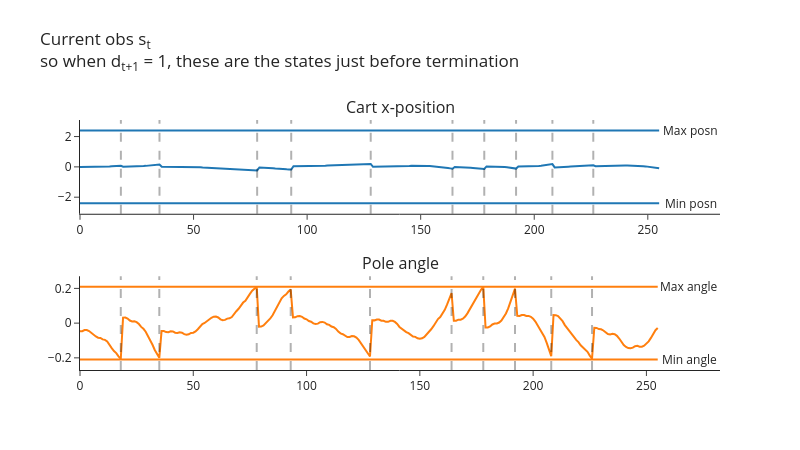
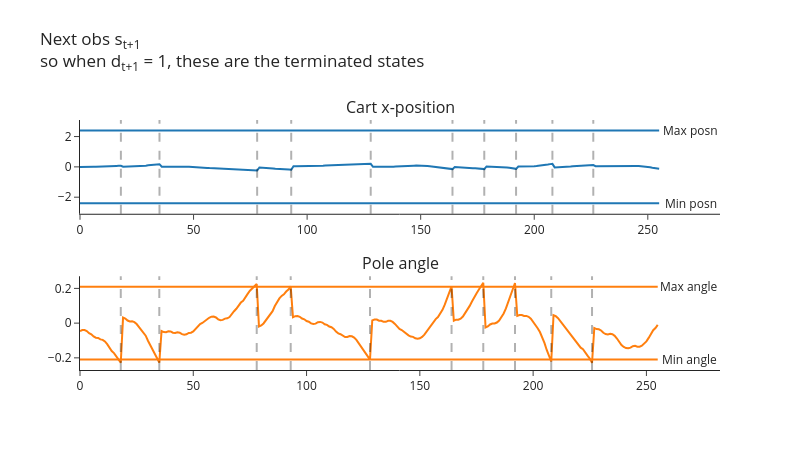
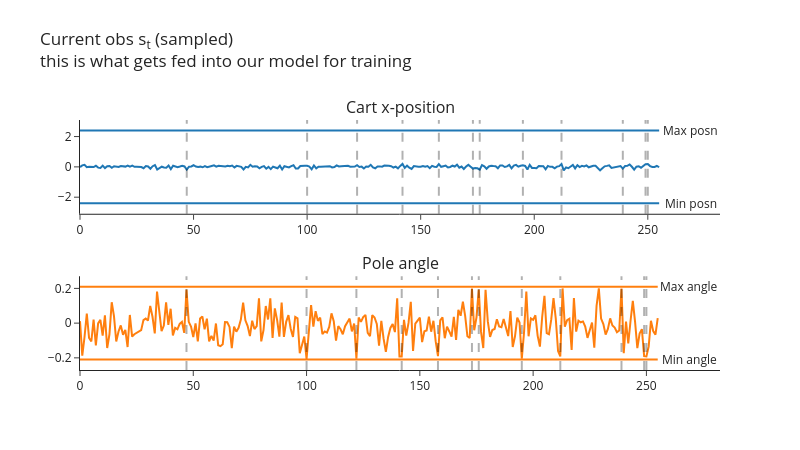

The cell these charts' notebook holds for them, in order:
### Markdown cell above
Next, you can run the following code to visualize your cart's position and angle, and see how these look in both the buffer and the buffer's random samples. Do the samples look correctly shuffled? Also, based on the [CartPole source code](https://github.com/Farama-Foundation/Gymnasium/blob/main/gymnasium/envs/classic_control/cartpole.py), do the angles & positions at which the cart terminates make sense? (Note, the min/max values in the table are different to the termination ranges, the latter can be found *below* the table in the docstring.)

Note that the code below uses our batched `CartPole` with `num_envs=1`, so every tensor it returns has a leading dummy batch dimension of size 1 (one row per environment).

<!-- Lastly, note how there's actually a slight epsiode mismatch between $s_t$ and $s_{t+1}$ in the plots below. The vertical lines show the values of $t$ where $d_{t+1} = 1$, so we can see that at these points $s_t$ and $s_{t+1}$ both refer to the terminated episode (they're the pre-final and final observations respectively), but immediately after these points $s_t$ refers to the terminal observation while $s_{t+1}$ refers to the first observation of the new episode. This isn't really a problem though, because we don't care what action our agent learns to take when $s_t$ is a terminal state (i.e. out of bounds). If we were being careful then we'd want to filter these terms out of our buffer, but for our purposes this week it doesn't really matter if we keep them in. -->

Lastly, note how when we terminate environments we do something slightly different. If `envs.step` results in some environments terminating, it'll actually return `next_obs` as the reset observation for the next episode. In this case, we want to use this as our starting observation for the next step, but we need to make sure we record the correct terminal observation in our buffer - we do this by extracting it from the `infos` dict, which is where it gets stored. You can see this in the plots below: the vertical lines are the values $t$ where $d_{t+1}=1$ i.e. $s_{t+1}$ is terminal, and we can see that $s_t$ is the final observation of the terminated episode while $s_{t+1}$ is the first observation of the new episode immediately after.

### Code cell
buffer = ReplayBuffer(num_envs=1, obs_shape=(4,), action_shape=(), buffer_size=256, seed=0, device=device)
envs = CartPole(num_envs=1, seed=0, device=device)
obs, infos = envs.reset()

for i in range(256):
    # Choose random actions (one per environment), and take a step in the environment
    actions = t.randint(0, envs.single_action_space.n, (envs.num_envs,), device=device)
    next_obs, rewards, terminated, truncated, infos = envs.step(actions)

    # Get `true_next_obs` by finding all environments where we terminated & replacing `next_obs`
    # with the actual terminal states (the env has already auto-reset those environments, and stored
    # the observation they ended on in `infos["final_observation"]`)
    done = terminated | truncated
    true_next_obs = next_obs.clone()
    true_next_obs[done] = infos["final_observation"][done]

    # Add experience to buffer
    buffer.add(obs, actions, rewards, terminated, true_next_obs)
    obs = next_obs

sample = buffer.sample(256)

plot_cartpole_obs_and_dones(
    buffer.obs.cpu(),
    buffer.terminated.cpu(),
    title="Current obs s<sub>t</sub><br>so when d<sub>t+1</sub> = 1, these are the states just before termination",
)

plot_cartpole_obs_and_dones(
    buffer.next_obs.cpu(),
    buffer.terminated.cpu(),
    title="Next obs s<sub>t+1</sub><br>so when d<sub>t+1</sub> = 1, these are the terminated states",
)

plot_cartpole_obs_and_dones(
    sample.obs.cpu(),
    sample.terminated.cpu(),
    title="Current obs s<sub>t</sub> (sampled)<br>this is what gets fed into our model for training",
)

### Figure 1 — Plotly figure (JSON) as saved in the notebook; plotly's stock layout.template omitted (floating-point values rounded to 4 significant figures; data arrays with more than 128 entries replaced by an {"elided": "..."} marker saying what was removed)
{"data": [{"marker": {"color": "#1F77B4"}, "mode": "lines", "name": "posn", "type": "scatter", "xaxis": "x", "y": {"elided": "256 float values"}, "yaxis": "y"}, {"marker": {"color": "#1F77B4"}, "mode": "lines", "name": "posn_min", "type": "scatter", "xaxis": "x", "y": {"elided": "256 float values"}, "yaxis": "y"}, {"marker": {"color": "#1F77B4"}, "mode": "lines", "name": "posn_max", "type": "scatter", "xaxis": "x", "y": {"elided": "256 float values"}, "yaxis": "y"}, {"marker": {"color": "#FF7F0E"}, "mode": "lines", "name": "angle", "type": "scatter", "xaxis": "x2", "y": {"elided": "256 float values"}, "yaxis": "y2"}, {"marker": {"color": "#FF7F0E"}, "mode": "lines", "name": "angle_min", "type": "scatter", "xaxis": "x2", "y": {"elided": "256 float values"}, "yaxis": "y2"}, {"marker": {"color": "#FF7F0E"}, "mode": "lines", "name": "angle_max", "type": "scatter", "xaxis": "x2", "y": {"elided": "256 float values"}, "yaxis": "y2"}], "layout": {"annotations": [{"font": {"size": 16}, "showarrow": false, "text": "Cart x-position", "x": 0.5, "xanchor": "center", "xref": "paper", "y": 1, "yanchor": "bottom", "yref": "paper"}, {"font": {"size": 16}, "showarrow": false, "text": "Pole angle", "x": 0.5, "xanchor": "center", "xref": "paper", "y": 0.375, "yanchor": "bottom", "yref": "paper"}, {"showarrow": false, "text": "Min posn", "x": 268.8, "xref": "x", "y": -2.4, "yref": "y"}, {"showarrow": false, "text": "Min angle", "x": 268.8, "xref": "x2", "y": -0.2095, "yref": "y2"}, {"showarrow": false, "text": "Max posn", "x": 268.8, "xref": "x", "y": 2.4, "yref": "y"}, {"showarrow": false, "text": "Max angle", "x": 268.8, "xref": "x2", "y": 0.2095, "yref": "y2"}], "height": 450, "hovermode": "x unified", "margin": {"t": 120}, "shapes": [{"line": {"color": "black", "dash": "dash", "width": 2}, "type": "line", "x0": 18, "x1": 18, "xref": "x", "y0": 0, "y1": 1, "yref": "y domain"}, {"line": {"color": "black", "dash": "dash", "width": 2}, "type": "line", "x0": 35, "x1": 35, "xref": "x", "y0": 0, "y1": 1, "yref": "y domain"}, {"line": {"color": "black", "dash": "dash", "width": 2}, "type": "line", "x0": 78, "x1": 78, "xref": "x", "y0": 0, "y1": 1, "yref": "y domain"}, {"line": {"color": "black", "dash": "dash", "width": 2}, "type": "line", "x0": 93, "x1": 93, "xref": "x", "y0": 0, "y1": 1, "yref": "y domain"}, {"line": {"color": "black", "dash": "dash", "width": 2}, "type": "line", "x0": 128, "x1": 128, "xref": "x", "y0": 0, "y1": 1, "yref": "y domain"}, {"line": {"color": "black", "dash": "dash", "width": 2}, "type": "line", "x0": 164, "x1": 164, "xref": "x", "y0": 0, "y1": 1, "yref": "y domain"}, {"line": {"color": "black", "dash": "dash", "width": 2}, "type": "line", "x0": 178, "x1": 178, "xref": "x", "y0": 0, "y1": 1, "yref": "y domain"}, {"line": {"color": "black", "dash": "dash", "width": 2}, "type": "line", "x0": 192, "x1": 192, "xref": "x", "y0": 0, "y1": 1, "yref": "y domain"}, {"line": {"color": "black", "dash": "dash", "width": 2}, "type": "line", "x0": 208, "x1": 208, "xref": "x", "y0": 0, "y1": 1, "yref": "y domain"}, {"line": {"color": "black", "dash": "dash", "width": 2}, "type": "line", "x0": 226, "x1": 226, "xref": "x", "y0": 0, "y1": 1, "yref": "y domain"}, {"line": {"color": "black", "dash": "dash", "width": 2}, "type": "line", "x0": 18, "x1": 18, "xref": "x2", "y0": 0, "y1": 1, "yref": "y2 domain"}, {"line": {"color": "black", "dash": "dash", "width": 2}, "type": "line", "x0": 35, "x1": 35, "xref": "x2", "y0": 0, "y1": 1, "yref": "y2 domain"}, {"line": {"color": "black", "dash": "dash", "width": 2}, "type": "line", "x0": 78, "x1": 78, "xref": "x2", "y0": 0, "y1": 1, "yref": "y2 domain"}, {"line": {"color": "black", "dash": "dash", "width": 2}, "type": "line", "x0": 93, "x1": 93, "xref": "x2", "y0": 0, "y1": 1, "yref": "y2 domain"}, {"line": {"color": "black", "dash": "dash", "width": 2}, "type": "line", "x0": 128, "x1": 128, "xref": "x2", "y0": 0, "y1": 1, "yref": "y2 domain"}, {"line": {"color": "black", "dash": "dash", "width": 2}, "type": "line", "x0": 164, "x1": 164, "xref": "x2", "y0": 0, "y1": 1, "yref": "y2 domain"}, {"line": {"color": "black", "dash": "dash", "width": 2}, "type": "line", "x0": 178, "x1": 178, "xref": "x2", "y0": 0, "y1": 1, "yref": "y2 domain"}, {"line": {"color": "black", "dash": "dash", "width": 2}, "type": "line", "x0": 192, "x1": 192, "xref": "x2", "y0": 0, "y1": 1, "yref": "y2 domain"}, {"line": {"color": "black", "dash": "dash", "width": 2}, "type": "line", "x0": 208, "x1": 208, "xref": "x2", "y0": 0, "y1": 1, "yref": "y2 domain"}, {"line": {"color": "black", "dash": "dash", "width": 2}, "type": "line", "x0": 226, "x1": 226, "xref": "x2", "y0": 0, "y1": 1, "yref": "y2 domain"}], "showlegend": false, "title": {"text": "Current obs s<sub>t</sub><br>so when d<sub>t+1</sub> = 1, these are the states just before termination", "y": 0.9}, "width": 800, "xaxis": {"anchor": "y", "domain": [0, 1]}, "xaxis2": {"anchor": "y2", "domain": [0, 1]}, "yaxis": {"anchor": "x", "domain": [0.625, 1]}, "yaxis2": {"anchor": "x2", "domain": [0, 0.375]}}}

### Figure 2 — Plotly figure (JSON) as saved in the notebook; plotly's stock layout.template omitted (floating-point values rounded to 4 significant figures; data arrays with more than 128 entries replaced by an {"elided": "..."} marker saying what was removed)
{"data": [{"marker": {"color": "#1F77B4"}, "mode": "lines", "name": "posn", "type": "scatter", "xaxis": "x", "y": {"elided": "256 float values"}, "yaxis": "y"}, {"marker": {"color": "#1F77B4"}, "mode": "lines", "name": "posn_min", "type": "scatter", "xaxis": "x", "y": {"elided": "256 float values"}, "yaxis": "y"}, {"marker": {"color": "#1F77B4"}, "mode": "lines", "name": "posn_max", "type": "scatter", "xaxis": "x", "y": {"elided": "256 float values"}, "yaxis": "y"}, {"marker": {"color": "#FF7F0E"}, "mode": "lines", "name": "angle", "type": "scatter", "xaxis": "x2", "y": {"elided": "256 float values"}, "yaxis": "y2"}, {"marker": {"color": "#FF7F0E"}, "mode": "lines", "name": "angle_min", "type": "scatter", "xaxis": "x2", "y": {"elided": "256 float values"}, "yaxis": "y2"}, {"marker": {"color": "#FF7F0E"}, "mode": "lines", "name": "angle_max", "type": "scatter", "xaxis": "x2", "y": {"elided": "256 float values"}, "yaxis": "y2"}], "layout": {"annotations": [{"font": {"size": 16}, "showarrow": false, "text": "Cart x-position", "x": 0.5, "xanchor": "center", "xref": "paper", "y": 1, "yanchor": "bottom", "yref": "paper"}, {"font": {"size": 16}, "showarrow": false, "text": "Pole angle", "x": 0.5, "xanchor": "center", "xref": "paper", "y": 0.375, "yanchor": "bottom", "yref": "paper"}, {"showarrow": false, "text": "Min posn", "x": 268.8, "xref": "x", "y": -2.4, "yref": "y"}, {"showarrow": false, "text": "Min angle", "x": 268.8, "xref": "x2", "y": -0.2095, "yref": "y2"}, {"showarrow": false, "text": "Max posn", "x": 268.8, "xref": "x", "y": 2.4, "yref": "y"}, {"showarrow": false, "text": "Max angle", "x": 268.8, "xref": "x2", "y": 0.2095, "yref": "y2"}], "height": 450, "hovermode": "x unified", "margin": {"t": 120}, "shapes": [{"line": {"color": "black", "dash": "dash", "width": 2}, "type": "line", "x0": 18, "x1": 18, "xref": "x", "y0": 0, "y1": 1, "yref": "y domain"}, {"line": {"color": "black", "dash": "dash", "width": 2}, "type": "line", "x0": 35, "x1": 35, "xref": "x", "y0": 0, "y1": 1, "yref": "y domain"}, {"line": {"color": "black", "dash": "dash", "width": 2}, "type": "line", "x0": 78, "x1": 78, "xref": "x", "y0": 0, "y1": 1, "yref": "y domain"}, {"line": {"color": "black", "dash": "dash", "width": 2}, "type": "line", "x0": 93, "x1": 93, "xref": "x", "y0": 0, "y1": 1, "yref": "y domain"}, {"line": {"color": "black", "dash": "dash", "width": 2}, "type": "line", "x0": 128, "x1": 128, "xref": "x", "y0": 0, "y1": 1, "yref": "y domain"}, {"line": {"color": "black", "dash": "dash", "width": 2}, "type": "line", "x0": 164, "x1": 164, "xref": "x", "y0": 0, "y1": 1, "yref": "y domain"}, {"line": {"color": "black", "dash": "dash", "width": 2}, "type": "line", "x0": 178, "x1": 178, "xref": "x", "y0": 0, "y1": 1, "yref": "y domain"}, {"line": {"color": "black", "dash": "dash", "width": 2}, "type": "line", "x0": 192, "x1": 192, "xref": "x", "y0": 0, "y1": 1, "yref": "y domain"}, {"line": {"color": "black", "dash": "dash", "width": 2}, "type": "line", "x0": 208, "x1": 208, "xref": "x", "y0": 0, "y1": 1, "yref": "y domain"}, {"line": {"color": "black", "dash": "dash", "width": 2}, "type": "line", "x0": 226, "x1": 226, "xref": "x", "y0": 0, "y1": 1, "yref": "y domain"}, {"line": {"color": "black", "dash": "dash", "width": 2}, "type": "line", "x0": 18, "x1": 18, "xref": "x2", "y0": 0, "y1": 1, "yref": "y2 domain"}, {"line": {"color": "black", "dash": "dash", "width": 2}, "type": "line", "x0": 35, "x1": 35, "xref": "x2", "y0": 0, "y1": 1, "yref": "y2 domain"}, {"line": {"color": "black", "dash": "dash", "width": 2}, "type": "line", "x0": 78, "x1": 78, "xref": "x2", "y0": 0, "y1": 1, "yref": "y2 domain"}, {"line": {"color": "black", "dash": "dash", "width": 2}, "type": "line", "x0": 93, "x1": 93, "xref": "x2", "y0": 0, "y1": 1, "yref": "y2 domain"}, {"line": {"color": "black", "dash": "dash", "width": 2}, "type": "line", "x0": 128, "x1": 128, "xref": "x2", "y0": 0, "y1": 1, "yref": "y2 domain"}, {"line": {"color": "black", "dash": "dash", "width": 2}, "type": "line", "x0": 164, "x1": 164, "xref": "x2", "y0": 0, "y1": 1, "yref": "y2 domain"}, {"line": {"color": "black", "dash": "dash", "width": 2}, "type": "line", "x0": 178, "x1": 178, "xref": "x2", "y0": 0, "y1": 1, "yref": "y2 domain"}, {"line": {"color": "black", "dash": "dash", "width": 2}, "type": "line", "x0": 192, "x1": 192, "xref": "x2", "y0": 0, "y1": 1, "yref": "y2 domain"}, {"line": {"color": "black", "dash": "dash", "width": 2}, "type": "line", "x0": 208, "x1": 208, "xref": "x2", "y0": 0, "y1": 1, "yref": "y2 domain"}, {"line": {"color": "black", "dash": "dash", "width": 2}, "type": "line", "x0": 226, "x1": 226, "xref": "x2", "y0": 0, "y1": 1, "yref": "y2 domain"}], "showlegend": false, "title": {"text": "Next obs s<sub>t+1</sub><br>so when d<sub>t+1</sub> = 1, these are the terminated states", "y": 0.9}, "width": 800, "xaxis": {"anchor": "y", "domain": [0, 1]}, "xaxis2": {"anchor": "y2", "domain": [0, 1]}, "yaxis": {"anchor": "x", "domain": [0.625, 1]}, "yaxis2": {"anchor": "x2", "domain": [0, 0.375]}}}

### Figure 3 — Plotly figure (JSON) as saved in the notebook; plotly's stock layout.template omitted (floating-point values rounded to 4 significant figures; data arrays with more than 128 entries replaced by an {"elided": "..."} marker saying what was removed)
{"data": [{"marker": {"color": "#1F77B4"}, "mode": "lines", "name": "posn", "type": "scatter", "xaxis": "x", "y": {"elided": "256 float values"}, "yaxis": "y"}, {"marker": {"color": "#1F77B4"}, "mode": "lines", "name": "posn_min", "type": "scatter", "xaxis": "x", "y": {"elided": "256 float values"}, "yaxis": "y"}, {"marker": {"color": "#1F77B4"}, "mode": "lines", "name": "posn_max", "type": "scatter", "xaxis": "x", "y": {"elided": "256 float values"}, "yaxis": "y"}, {"marker": {"color": "#FF7F0E"}, "mode": "lines", "name": "angle", "type": "scatter", "xaxis": "x2", "y": {"elided": "256 float values"}, "yaxis": "y2"}, {"marker": {"color": "#FF7F0E"}, "mode": "lines", "name": "angle_min", "type": "scatter", "xaxis": "x2", "y": {"elided": "256 float values"}, "yaxis": "y2"}, {"marker": {"color": "#FF7F0E"}, "mode": "lines", "name": "angle_max", "type": "scatter", "xaxis": "x2", "y": {"elided": "256 float values"}, "yaxis": "y2"}], "layout": {"annotations": [{"font": {"size": 16}, "showarrow": false, "text": "Cart x-position", "x": 0.5, "xanchor": "center", "xref": "paper", "y": 1, "yanchor": "bottom", "yref": "paper"}, {"font": {"size": 16}, "showarrow": false, "text": "Pole angle", "x": 0.5, "xanchor": "center", "xref": "paper", "y": 0.375, "yanchor": "bottom", "yref": "paper"}, {"showarrow": false, "text": "Min posn", "x": 268.8, "xref": "x", "y": -2.4, "yref": "y"}, {"showarrow": false, "text": "Min angle", "x": 268.8, "xref": "x2", "y": -0.2095, "yref": "y2"}, {"showarrow": false, "text": "Max posn", "x": 268.8, "xref": "x", "y": 2.4, "yref": "y"}, {"showarrow": false, "text": "Max angle", "x": 268.8, "xref": "x2", "y": 0.2095, "yref": "y2"}], "height": 450, "hovermode": "x unified", "margin": {"t": 120}, "shapes": [{"line": {"color": "black", "dash": "dash", "width": 2}, "type": "line", "x0": 47, "x1": 47, "xref": "x", "y0": 0, "y1": 1, "yref": "y domain"}, {"line": {"color": "black", "dash": "dash", "width": 2}, "type": "line", "x0": 100, "x1": 100, "xref": "x", "y0": 0, "y1": 1, "yref": "y domain"}, {"line": {"color": "black", "dash": "dash", "width": 2}, "type": "line", "x0": 122, "x1": 122, "xref": "x", "y0": 0, "y1": 1, "yref": "y domain"}, {"line": {"color": "black", "dash": "dash", "width": 2}, "type": "line", "x0": 142, "x1": 142, "xref": "x", "y0": 0, "y1": 1, "yref": "y domain"}, {"line": {"color": "black", "dash": "dash", "width": 2}, "type": "line", "x0": 158, "x1": 158, "xref": "x", "y0": 0, "y1": 1, "yref": "y domain"}, {"line": {"color": "black", "dash": "dash", "width": 2}, "type": "line", "x0": 173, "x1": 173, "xref": "x", "y0": 0, "y1": 1, "yref": "y domain"}, {"line": {"color": "black", "dash": "dash", "width": 2}, "type": "line", "x0": 176, "x1": 176, "xref": "x", "y0": 0, "y1": 1, "yref": "y domain"}, {"line": {"color": "black", "dash": "dash", "width": 2}, "type": "line", "x0": 195, "x1": 195, "xref": "x", "y0": 0, "y1": 1, "yref": "y domain"}, {"line": {"color": "black", "dash": "dash", "width": 2}, "type": "line", "x0": 212, "x1": 212, "xref": "x", "y0": 0, "y1": 1, "yref": "y domain"}, {"line": {"color": "black", "dash": "dash", "width": 2}, "type": "line", "x0": 239, "x1": 239, "xref": "x", "y0": 0, "y1": 1, "yref": "y domain"}, {"line": {"color": "black", "dash": "dash", "width": 2}, "type": "line", "x0": 249, "x1": 249, "xref": "x", "y0": 0, "y1": 1, "yref": "y domain"}, {"line": {"color": "black", "dash": "dash", "width": 2}, "type": "line", "x0": 250, "x1": 250, "xref": "x", "y0": 0, "y1": 1, "yref": "y domain"}, {"line": {"color": "black", "dash": "dash", "width": 2}, "type": "line", "x0": 47, "x1": 47, "xref": "x2", "y0": 0, "y1": 1, "yref": "y2 domain"}, {"line": {"color": "black", "dash": "dash", "width": 2}, "type": "line", "x0": 100, "x1": 100, "xref": "x2", "y0": 0, "y1": 1, "yref": "y2 domain"}, {"line": {"color": "black", "dash": "dash", "width": 2}, "type": "line", "x0": 122, "x1": 122, "xref": "x2", "y0": 0, "y1": 1, "yref": "y2 domain"}, {"line": {"color": "black", "dash": "dash", "width": 2}, "type": "line", "x0": 142, "x1": 142, "xref": "x2", "y0": 0, "y1": 1, "yref": "y2 domain"}, {"line": {"color": "black", "dash": "dash", "width": 2}, "type": "line", "x0": 158, "x1": 158, "xref": "x2", "y0": 0, "y1": 1, "yref": "y2 domain"}, {"line": {"color": "black", "dash": "dash", "width": 2}, "type": "line", "x0": 173, "x1": 173, "xref": "x2", "y0": 0, "y1": 1, "yref": "y2 domain"}, {"line": {"color": "black", "dash": "dash", "width": 2}, "type": "line", "x0": 176, "x1": 176, "xref": "x2", "y0": 0, "y1": 1, "yref": "y2 domain"}, {"line": {"color": "black", "dash": "dash", "width": 2}, "type": "line", "x0": 195, "x1": 195, "xref": "x2", "y0": 0, "y1": 1, "yref": "y2 domain"}, {"line": {"color": "black", "dash": "dash", "width": 2}, "type": "line", "x0": 212, "x1": 212, "xref": "x2", "y0": 0, "y1": 1, "yref": "y2 domain"}, {"line": {"color": "black", "dash": "dash", "width": 2}, "type": "line", "x0": 239, "x1": 239, "xref": "x2", "y0": 0, "y1": 1, "yref": "y2 domain"}, {"line": {"color": "black", "dash": "dash", "width": 2}, "type": "line", "x0": 249, "x1": 249, "xref": "x2", "y0": 0, "y1": 1, "yref": "y2 domain"}, {"line": {"color": "black", "dash": "dash", "width": 2}, "type": "line", "x0": 250, "x1": 250, "xref": "x2", "y0": 0, "y1": 1, "yref": "y2 domain"}], "showlegend": false, "title": {"text": "Current obs s<sub>t</sub> (sampled)<br>this is what gets fed into our model for training", "y": 0.9}, "width": 800, "xaxis": {"anchor": "y", "domain": [0, 1]}, "xaxis2": {"anchor": "y2", "domain": [0, 1]}, "yaxis": {"anchor": "x", "domain": [0.625, 1]}, "yaxis2": {"anchor": "x2", "domain": [0, 0.375]}}}
